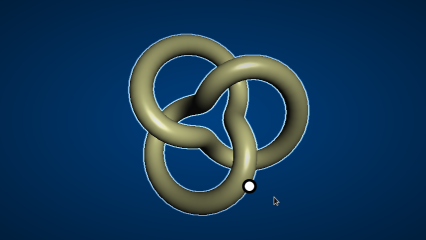
#> input picture assets/thumbnails/DistancePicking-halved.png, 426 x 240 px
$ python crop.py DistancePicking-halved.png
#> lines starting #> are read from the running program, lines starting #| are printed output that depends on the picture
#!/usr/bin/python
import Image, sys, os

root, ext = os.path.splitext(sys.argv[1])

cropped = root.split('-')[0] + "-cropped.png"
sourcef = root + ext

im = Image.open(sourcef)
#> im is the input picture: PIL image 426x240 RGB; mean R, G, B 18.8, 56, 88.2

#target = (853,480)
target = (710,400)

xmargin = 20+(im.size[0] - target[0]) / 2
#> xmargin = -122
ymargin = (im.size[1] - target[1]) / 2
#> ymargin = -80

cr = im.crop((xmargin,ymargin,target[0] + xmargin,target[1]+ymargin))
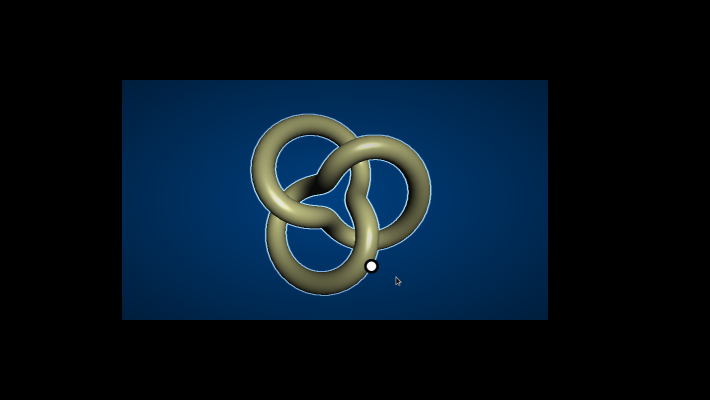
#> cr: PIL image 710x400 RGB; mean R, G, B 6.8, 20.2, 31.7
cr.save(cropped)
